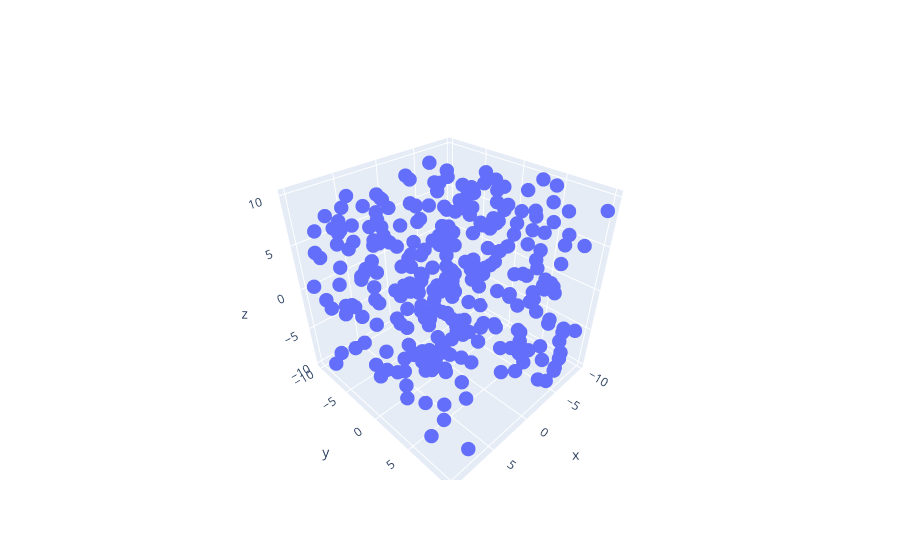

The cell this chart's notebook holds for it:
### Code cell
fig = go.Figure()
fig.add_trace(go.Scatter3d(x=df['X'], y=df['Y'], z=df['Z'], mode='markers', marker_size = 5 ))

### Figure 1 — Plotly figure (JSON) as saved in the notebook; plotly's stock layout.template omitted (floating-point values rounded to 4 significant figures; data arrays with more than 128 entries replaced by an {"elided": "..."} marker saying what was removed)
{"data": [{"marker": {"size": 5}, "mode": "markers", "type": "scatter3d", "x": {"elided": "300 float values"}, "y": {"elided": "300 float values"}, "z": {"elided": "300 float values"}}], "layout": {}}
